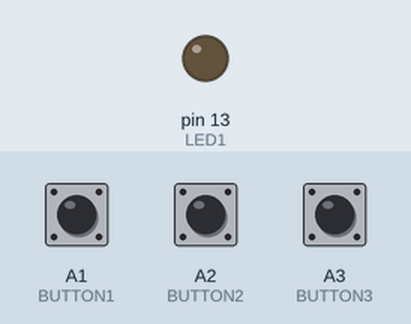
A sketch run on a simulated Arduino Uno, built with avr-gcc and run on an emulated ATmega328P. Shown: output pins drawn as LEDs (lit = HIGH). Dashed ring = blinking. Inputs (shaded band) come from the test bench; at power-on: A2 (BUTTON2) HIGH, A1 (BUTTON1) HIGH, A3 (BUTTON3) HIGH.

Above: at 1.2 s.
1.3 s: A2 (BUTTON2) pulled LOW for 0.15 s
At 1.62 s:
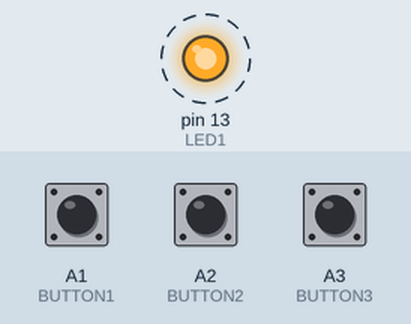
4.3 s: A1 (BUTTON1) pulled LOW for 0.15 s
At 4.75 s:
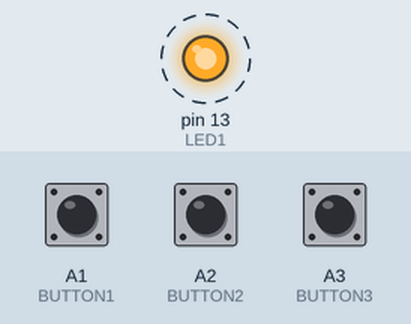
Timing chart, 0 to 13.3 s (numbered marks = the images above; inputs shaded):
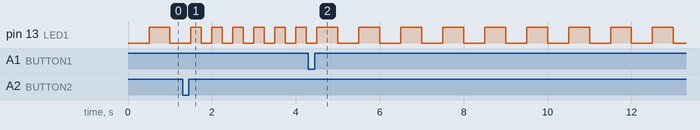

The sketch:

event_driven.ino
```cpp
#include "event_driven.h"
#include "app.h"
#include "pindefs.h"
#define B_TIMEOUT 300

bool listenButtons[3] = { false,false,false };
int lastButtonRead[3] = { HIGH, HIGH, HIGH };
unsigned short int buttonsTimeout[] = { B_TIMEOUT, B_TIMEOUT, B_TIMEOUT };
unsigned short int buttonsCurrTime[] = { 0, 0, 0 };
unsigned int timer = 0;
unsigned long int whenTimeWasSet = 0;


void button_listen (int pin) {
  if( pin == BUTTON1 ){
     listenButtons[0] = true;
  }
  else if( pin==BUTTON2 ){
    listenButtons[1] = true;
  }
  else if( pin == BUTTON3 ) {
    listenButtons[2] = true;
  }
}
void timer_set (int n,int ms) {
  whenTimeWasSet = millis();
  timer = ms;
}

void setup() {
  // put your setup code here, to run once:
  pinMode(BUTTON1,INPUT_PULLUP);
  pinMode(BUTTON2,INPUT_PULLUP);
  pinMode(BUTTON3,INPUT_PULLUP);
  appinit();

}

void loop() {
  // put your main code here, to run repeatedly:
  int but1 = digitalRead(BUTTON1);
  int but2 = digitalRead(BUTTON2);
  int but3 = digitalRead(BUTTON3);
  unsigned long now = millis();
  if( listenButtons[0] && ( but1 != lastButtonRead[0] ) && ( now >= buttonsCurrTime[0] + buttonsTimeout[0] )  ) {
    lastButtonRead[0] = but1;
    buttonsCurrTime[0] = now;
    button_changed(BUTTON1,but1);
  }
  if( listenButtons[1] && ( but2 != lastButtonRead[1] ) && ( now >= buttonsCurrTime[1] + buttonsTimeout[1] )  ) {
    lastButtonRead[1] = but2;
    buttonsCurrTime[1] = now;
    button_changed(BUTTON2,but2);
  }
  if( listenButtons[2] && ( but3 != lastButtonRead[2] ) && ( now >= buttonsCurrTime[2] + buttonsTimeout[2] )  ) {
    buttonsCurrTime[2] = now;
    lastButtonRead[2] = but3;
    button_changed(BUTTON2,but3);
  }
  if( timer && ( now >= whenTimeWasSet + timer) ) {
     timer_expired();
  }


}
```

app.h
```cpp
void appinit(void);
void button_changed ( int pin, int v);
void timer_expired(void);
```

app.ino
```cpp
#include "event_driven.h"
#include "app.h"
#include "pindefs.h"

#define WAIT_TIME 20 // tempo de espera para definir se 2 botões foram clicados ao mesmo tempo
#define MIN_TIME 100
#define MAX_TIME 3000
#define TIME_STEP 250

unsigned int ledValue = 0;
unsigned short int ledTime = 500;
unsigned long int lastButtonChange = 0;
int lastButtonPressed = -1;

void appinit(void) {
  pinMode(LED1,OUTPUT);
  digitalWrite(LED1, LOW);
  button_listen(BUTTON1);
  button_listen(BUTTON2);
  timer_set(0,ledTime);


}


void button_changed(int p, int v) {
  unsigned long int now = millis();
  if ( (p != lastButtonPressed) && (now - lastButtonChange < WAIT_TIME)) { // termina o programa
      digitalWrite(LED1, LOW);
      while(1);
  }
  if ( p == BUTTON1 && v == LOW) {
      if ( ledTime < MAX_TIME - TIME_STEP ) {
      ledTime += TIME_STEP;
      } else {
      ledTime = MAX_TIME;
    }
  }
  else if ( p == BUTTON2 && v == LOW) {
      if ( ledTime > MIN_TIME + TIME_STEP ) {
        ledTime -= TIME_STEP;
      } else {
        ledTime = MIN_TIME;
      }
  }
  lastButtonPressed = p;
  lastButtonChange = now;
}


void timer_expired(void) {
  ledValue = !ledValue;
  digitalWrite(LED1, ledValue);
  timer_set(0,ledTime);
}
```

event_driven.h
```cpp
void button_listen (int pin);
void timer_set (int n,int ms);
```

pindefs.h
```cpp
// Botoes:
#define BUTTON1 A1
#define BUTTON2 A2
#define BUTTON3 A3

// Leds
#define LED1 13
#define LED2 12
#define LED3 11
```

Measured:
- after the input at 1.3 s, pin 13 (LED1): alternates HIGH for 0.25 s and LOW for 0.25 s, starting after 0.45 s
- after the input at 4.3 s, pin 13 (LED1): alternates HIGH for 0.50 s and LOW for 0.50 s, starting after 0.70 s
